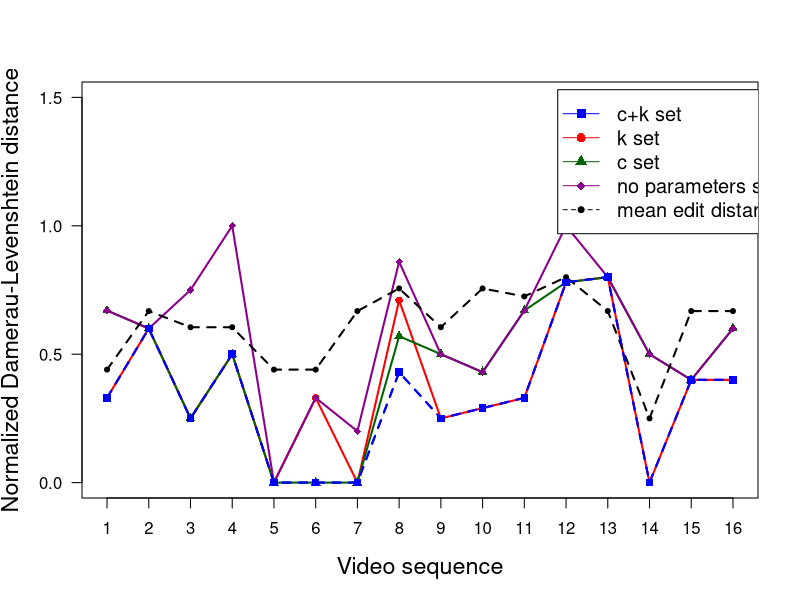

This chart was generated by the following R code:
# Define data (x: videos, y: fit of model, edit distance with Damerau-Levenshtein)
xdata <- c(1,2,3,4,5,6,7,8,9,10,11,12,13,14,15,16)
model_ck <- c(0.33,0.6,0.25,0.5,0,0,0,0.43,0.25,0.29,0.33,0.78,0.8,0,0.4,0.4)
k_set <- c(0.33,0.6,0.25,0.5,0,0.33,0,0.71,0.25,0.29,0.33,0.78,0.8,0,0.4,0.4)
c_set <- c(0.67,0.6,0.25,0.5,0,0,0,0.57,0.5,0.43,0.67,0.78,0.8,0.5,0.4,0.6)
no_params <- c(0.67,0.6,0.75,1,0,0.33,0.2,0.86,0.5,0.43,0.67,1,0.8,0.5,0.4,0.6)
avg <- c(0.44,0.668,0.605,0.605,0.44,0.44,0.668,0.756,0.605,0.756,0.725,0.80,0.668,0.25,0.668,0.668)

# Plot model, c+k set
plot(xdata, model_ck, type='o', col='blue', pch=15, lty=2, ylim=c(0,1.5), lwd=2, 
     ylab='Normalized Damerau-Levenshtein distance',
     xlab='Video sequence', las=1, xaxt='n', cex.lab=1.4)
axis(side=1, at=1:16, labels=xdata, cex.axis=1)
  
# Plot model without c
points(xdata, k_set, col='red', pch=16)
lines(xdata, k_set, col='red', lty=1, lwd=2)

# Plot model without k
points(xdata, c_set, col='dark green', pch=17)
lines(xdata, c_set, col='dark green', lty=1, lwd=2)

# Plot greedy without params
points(xdata, no_params, col='dark magenta', pch=18)
lines(xdata, no_params, col='dark magenta', lty=1, lwd=2)

# Plot avg/baseline
points(xdata, avg, col='black', pch=20)
lines(xdata, avg, col='black', lty=2, lwd=2)

# Plot model
points(xdata, model_ck, col='blue', pch=15)
lines(xdata, model_ck, col='blue', lty=2, lwd=2)

legend(11.8,1.53,legend=c('c+k set', 'k set', 'c set', 'no parameters set','mean edit distance'), 
       col=c('blue', 'red', 'dark green', 'dark magenta','black'), 
       pch=c(15,16,17,18,20), lty=c(1,1,1,1,2), ncol=1, cex=1.2)

